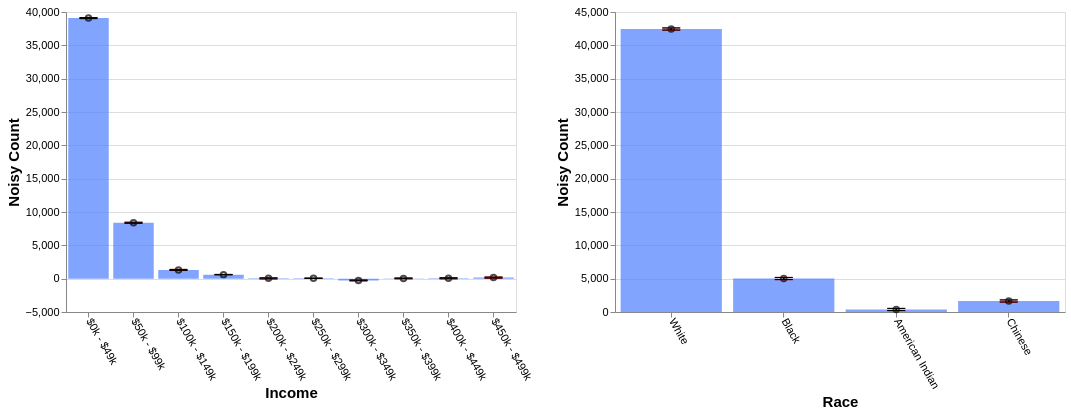

Vega-Lite specification stored for this chart:
### Vega-Lite specification from a JSON file in a GitHub repository (floating-point values rounded to 4 significant figures)
{"config": {"view": {"continuousWidth": 400, "continuousHeight": 300}, "axis": {"labelFontSize": 11, "titleFontSize": 15}, "axisBottom": {"labelAngle": 60}}, "hconcat": [{"layer": [{"mark": "bar", "encoding": {"color": {"value": "transparent"}, "tooltip": [{"aggregate": "sum", "field": "noisy_count", "title": "noisy count", "type": "quantitative"}, {"aggregate": "sum", "field": "noisy_count_prev", "title": "prev count", "type": "quantitative"}, {"aggregate": "sum", "field": "error", "title": "current error", "type": "quantitative"}, {"aggregate": "sum", "field": "error_prev", "title": "prev error", "type": "quantitative"}], "x": {"field": "income", "sort": null, "title": "Income", "type": "ordinal"}}, "height": 300, "selection": {"selector669": {"type": "interval", "encodings": ["x"]}}, "transform": [{"filter": {"selection": "selector670"}}], "width": 450}, {"mark": {"type": "bar", "color": "gray", "opacity": 0}, "encoding": {"x": {"field": "income", "sort": null, "title": "Income", "type": "ordinal"}, "y": {"aggregate": "sum", "field": "noisy_count_prev", "type": "quantitative"}}, "transform": [{"filter": {"selection": "selector670"}}]}, {"mark": {"type": "bar", "color": "#4C7FFF", "opacity": 0.7}, "encoding": {"x": {"field": "income", "sort": null, "title": "Income", "type": "ordinal"}, "y": {"aggregate": "sum", "field": "noisy_count", "type": "quantitative"}}, "transform": [{"filter": {"selection": "selector670"}}]}, {"mark": {"type": "point", "color": "black", "opacity": 0.7}, "encoding": {"x": {"field": "income", "sort": null, "title": "Income", "type": "ordinal"}, "y": {"aggregate": "sum", "field": "noisy_count", "title": "Noisy Count", "type": "quantitative"}}, "transform": [{"filter": {"selection": "selector670"}}]}, {"mark": {"type": "rule", "color": "#B6B6B6", "size": 2, "strokeDash": [3, 3]}, "encoding": {"x": {"field": "income", "sort": null, "title": "Income", "type": "ordinal"}, "y": {"aggregate": "sum", "field": "plus_error_prev_income", "title": "", "type": "quantitative"}, "y2": {"aggregate": "sum", "field": "minus_error_prev_income", "title": ""}}, "transform": [{"filter": {"selection": "selector670"}}]}, {"mark": {"type": "tick", "color": "#B90000", "size": 0, "strokeDash": [1, 1]}, "encoding": {"x": {"field": "income", "sort": null, "title": "Income", "type": "ordinal"}, "y": {"aggregate": "sum", "field": "plus_error_prev_income", "type": "quantitative"}}, "transform": [{"filter": {"selection": "selector670"}}]}, {"mark": {"type": "tick", "color": "#B90000", "size": 0, "strokeDash": [3, 1]}, "encoding": {"x": {"field": "income", "sort": null, "title": "Income", "type": "ordinal"}, "y": {"aggregate": "sum", "field": "minus_error_prev_income", "type": "quantitative"}}, "transform": [{"filter": {"selection": "selector670"}}]}, {"mark": {"type": "rule", "color": "black", "size": 2}, "encoding": {"x": {"field": "income", "sort": null, "title": "Income", "type": "ordinal"}, "y": {"aggregate": "sum", "field": "plus_error", "title": "", "type": "quantitative"}, "y2": {"aggregate": "sum", "field": "minus_error", "title": ""}}, "transform": [{"filter": {"selection": "selector670"}}]}, {"mark": {"type": "tick", "color": "black", "width": 0}, "encoding": {"x": {"field": "income", "sort": null, "title": "Income", "type": "ordinal"}, "y": {"aggregate": "sum", "field": "plus_error", "type": "quantitative"}}, "transform": [{"filter": {"selection": "selector670"}}]}, {"mark": {"type": "tick", "color": "black", "width": 0}, "encoding": {"x": {"field": "income", "sort": null, "title": "Income", "type": "ordinal"}, "y": {"aggregate": "sum", "field": "minus_error", "type": "quantitative"}}, "transform": [{"filter": {"selection": "selector670"}}]}]}, {"layer": [{"mark": "bar", "encoding": {"color": {"value": "transparent"}, "tooltip": [{"aggregate": "sum", "field": "noisy_count", "title": "noisy count", "type": "quantitative"}, {"aggregate": "sum", "field": "noisy_count_prev", "title": "prev count", "type": "quantitative"}, {"aggregate": "sum", "field": "error", "title": "current error", "type": "quantitative"}, {"aggregate": "sum", "field": "error_prev", "title": "prev error", "type": "quantitative"}], "x": {"field": "race", "sort": null, "title": "Race", "type": "ordinal"}}, "height": 300, "selection": {"selector670": {"type": "interval", "encodings": ["x"]}}, "transform": [{"filter": {"selection": "selector669"}}], "width": 450}, {"mark": {"type": "bar", "color": "gray", "opacity": 0}, "encoding": {"x": {"field": "race", "sort": null, "title": "Race", "type": "ordinal"}, "y": {"aggregate": "sum", "field": "noisy_count_prev", "type": "quantitative"}}, "transform": [{"filter": {"selection": "selector669"}}]}, {"mark": {"type": "bar", "color": "#4C7FFF", "opacity": 0.7}, "encoding": {"x": {"field": "race", "sort": null, "title": "Race", "type": "ordinal"}, "y": {"aggregate": "sum", "field": "noisy_count", "type": "quantitative"}}, "transform": [{"filter": {"selection": "selector669"}}]}, {"mark": {"type": "point", "color": "black", "opacity": 0.7}, "encoding": {"x": {"field": "race", "sort": null, "title": "Race", "type": "ordinal"}, "y": {"aggregate": "sum", "field": "noisy_count", "title": "Noisy Count", "type": "quantitative"}}, "transform": [{"filter": {"selection": "selector669"}}]}, {"mark": {"type": "rule", "color": "#B6B6B6", "size": 2, "strokeDash": [3, 3]}, "encoding": {"x": {"field": "race", "sort": null, "title": "Race", "type": "ordinal"}, "y": {"aggregate": "sum", "field": "plus_error_prev_race", "title": "", "type": "quantitative"}, "y2": {"aggregate": "sum", "field": "minus_error_prev_race", "title": ""}}, "transform": [{"filter": {"selection": "selector669"}}]}, {"mark": {"type": "tick", "color": "#B90000", "size": 0, "strokeDash": [1, 1]}, "encoding": {"x": {"field": "race", "sort": null, "title": "Race", "type": "ordinal"}, "y": {"aggregate": "sum", "field": "plus_error_prev_race", "type": "quantitative"}}, "transform": [{"filter": {"selection": "selector669"}}]}, {"mark": {"type": "tick", "color": "#B90000", "size": 0, "strokeDash": [3, 1]}, "encoding": {"x": {"field": "race", "sort": null, "title": "Race", "type": "ordinal"}, "y": {"aggregate": "sum", "field": "minus_error_prev_race", "type": "quantitative"}}, "transform": [{"filter": {"selection": "selector669"}}]}, {"mark": {"type": "rule", "color": "black", "size": 2}, "encoding": {"x": {"field": "race", "sort": null, "title": "Race", "type": "ordinal"}, "y": {"aggregate": "sum", "field": "plus_error", "title": "", "type": "quantitative"}, "y2": {"aggregate": "sum", "field": "minus_error", "title": ""}}, "transform": [{"filter": {"selection": "selector669"}}]}, {"mark": {"type": "tick", "color": "black", "width": 0}, "encoding": {"x": {"field": "race", "sort": null, "title": "Race", "type": "ordinal"}, "y": {"aggregate": "sum", "field": "plus_error", "type": "quantitative"}}, "transform": [{"filter": {"selection": "selector669"}}]}, {"mark": {"type": "tick", "color": "black", "width": 0}, "encoding": {"x": {"field": "race", "sort": null, "title": "Race", "type": "ordinal"}, "y": {"aggregate": "sum", "field": "minus_error", "type": "quantitative"}}, "transform": [{"filter": {"selection": "selector669"}}]}]}], "data": {"name": "data-8afda71a85e51496664e98cdb96763f9"}, "$schema": "https://vega.github.io/schema/vega-lite/v4.17.0.json", "datasets": {"data-8afda71a85e51496664e98cdb96763f9": [{"income": "$0k - $49k", "race": "White", "noisy_count": 33190.0, "true_count": 33160.0, "plus_error": 33210.0, "minus_error": 33170.0, "error": 17.9, "noisy_count_prev": 33190.0, "true_count_prev": 33160.0, "plus_error_prev": 33210.0, "minus_error_prev": 33170.0, "error_prev": 22.4, "plus_error_prev_income": 33210.0, "minus_error_prev_income": 33170.0, "plus_error_prev_race": 33210.0, "minus_error_prev_race": 33170.0}, {"income": "$0k - $49k", "race": "Black", "noisy_count": 4247.0, "true_count": 4314.0, "plus_error": 4265.0, "minus_error": 4229.0, "error": 17.9, "noisy_count_prev": 4246.0, "true_count_prev": 4314.0, "plus_error_prev": 4268.0, "minus_error_prev": 4223.0, "error_prev": 22.4, "plus_error_prev_income": 4272.0, "minus_error_prev_income": 4227.0, "plus_error_prev_race": 4269.0, "minus_error_prev_race": 4224.0}, {"income": "$0k - $49k", "race": "American Indian", "noisy_count": 549.0, "true_count": 489.0, "plus_error": 566.9, "minus_error": 531.1, "error": 17.9, "noisy_count_prev": 541.8, "true_count_prev": 489.0, "plus_error_prev": 564.1, "minus_error_prev": 519.4, "error_prev": 22.4, "plus_error_prev_income": 568.4, "minus_error_prev_income": 523.7, "plus_error_prev_race": 561.8, "minus_error_prev_race": 517.1}, {"income": "$0k - $49k", "race": "Chinese", "noisy_count": 1099.0, "true_count": 992.0, "plus_error": 1117.0, "minus_error": 1081.0, "error": 17.9, "noisy_count_prev": 1096.0, "true_count_prev": 992.0, "plus_error_prev": 1118.0, "minus_error_prev": 1073.0, "error_prev": 22.4, "plus_error_prev_income": 1122.0, "minus_error_prev_income": 1077.0, "plus_error_prev_race": 1119.0, "minus_error_prev_race": 1074.0}, {"income": "$50k - $99k", "race": "White", "noisy_count": 7489.0, "true_count": 7572.0, "plus_error": 7507.0, "minus_error": 7472.0, "error": 17.9, "noisy_count_prev": 7491.0, "true_count_prev": 7572.0, "plus_error_prev": 7513.0, "minus_error_prev": 7469.0, "error_prev": 22.4, "plus_error_prev_income": 7511.0, "minus_error_prev_income": 7466.0, "plus_error_prev_race": 7516.0, "minus_error_prev_race": 7471.0}, {"income": "$50k - $99k", "race": "Black", "noisy_count": 550.0, "true_count": 547.0, "plus_error": 567.9, "minus_error": 532.1, "error": 17.9, "noisy_count_prev": 552.9, "true_count_prev": 547.0, "plus_error_prev": 575.3, "minus_error_prev": 530.6, "error_prev": 22.4, "plus_error_prev_income": 572.4, "minus_error_prev_income": 527.7, "plus_error_prev_race": 576.3, "minus_error_prev_race": 531.6}, {"income": "$50k - $99k", "race": "American Indian", "noisy_count": 33.2, "true_count": 64.0, "plus_error": 51.1, "minus_error": 15.3, "error": 17.9, "noisy_count_prev": 49.6, "true_count_prev": 64.0, "plus_error_prev": 72.0, "minus_error_prev": 27.2, "error_prev": 22.4, "plus_error_prev_income": 69.15, "minus_error_prev_income": 24.35, "plus_error_prev_race": 69.72, "minus_error_prev_race": 24.92}, {"income": "$50k - $99k", "race": "Chinese", "noisy_count": 309.7, "true_count": 344.0, "plus_error": 327.6, "minus_error": 291.8, "error": 17.9, "noisy_count_prev": 300.2, "true_count_prev": 344.0, "plus_error_prev": 322.6, "minus_error_prev": 277.9, "error_prev": 22.4, "plus_error_prev_income": 319.7, "minus_error_prev_income": 275.0, "plus_error_prev_race": 323.6, "minus_error_prev_race": 278.9}, {"income": "$100k - $149k", "race": "White", "noisy_count": 1062.0, "true_count": 1036.0, "plus_error": 1079.0, "minus_error": 1044.0, "error": 17.9, "noisy_count_prev": 1050.0, "true_count_prev": 1036.0, "plus_error_prev": 1072.0, "minus_error_prev": 1027.0, "error_prev": 22.4, "plus_error_prev_income": 1075.0, "minus_error_prev_income": 1030.0, "plus_error_prev_race": 1074.0, "minus_error_prev_race": 1029.0}, {"income": "$100k - $149k", "race": "Black", "noisy_count": 15.9, "true_count": 45.0, "plus_error": 33.8, "minus_error": -2.0, "error": 17.9, "noisy_count_prev": 23.5, "true_count_prev": 45.0, "plus_error_prev": 45.8, "minus_error_prev": 1.1, "error_prev": 22.4, "plus_error_prev_income": 48.55, "minus_error_prev_income": 3.85, "plus_error_prev_race": 46.8, "minus_error_prev_race": 2.1}, {"income": "$100k - $149k", "race": "American Indian", "noisy_count": 83.5, "true_count": 4.0, "plus_error": 101.3, "minus_error": 65.6, "error": 17.9, "noisy_count_prev": 82.6, "true_count_prev": 4.0, "plus_error_prev": 104.9, "minus_error_prev": 60.2, "error_prev": 22.4, "plus_error_prev_income": 107.7, "minus_error_prev_income": 62.95, "plus_error_prev_race": 102.6, "minus_error_prev_race": 57.92}, {"income": "$100k - $149k", "race": "Chinese", "noisy_count": 148.3, "true_count": 64.0, "plus_error": 166.2, "minus_error": 130.4, "error": 17.9, "noisy_count_prev": 142.6, "true_count_prev": 64.0, "plus_error_prev": 164.9, "minus_error_prev": 120.2, "error_prev": 22.4, "plus_error_prev_income": 167.7, "minus_error_prev_income": 123.0, "plus_error_prev_race": 165.9, "minus_error_prev_race": 121.2}, {"income": "$150k - $199k", "race": "White", "noisy_count": 576.7, "true_count": 559.0, "plus_error": 583.6, "minus_error": 569.8, "error": 6.9, "noisy_count_prev": 578.7, "true_count_prev": 559.0, "plus_error_prev": 587.6, "minus_error_prev": 569.8, "error_prev": 8.9, "plus_error_prev_income": 587.4, "minus_error_prev_income": 569.6, "plus_error_prev_race": 589.9, "minus_error_prev_race": 572.1}, {"income": "$150k - $199k", "race": "Black", "noisy_count": -0.3, "true_count": 15.0, "plus_error": 6.6, "minus_error": -7.1, "error": 6.9, "noisy_count_prev": 0.5, "true_count_prev": 15.0, "plus_error_prev": 9.4, "minus_error_prev": -8.4, "error_prev": 8.9, "plus_error_prev_income": 9.175, "minus_error_prev_income": -8.625, "plus_error_prev_race": 10.4, "minus_error_prev_race": -7.4}, {"income": "$150k - $199k", "race": "American Indian", "noisy_count": -10.3, "true_count": 1.0, "plus_error": -3.5, "minus_error": -17.2, "error": 6.9, "noisy_count_prev": -11.4, "true_count_prev": 1.0, "plus_error_prev": -2.5, "minus_error_prev": -20.3, "error_prev": 8.9, "plus_error_prev_income": -2.725, "minus_error_prev_income": -20.52, "plus_error_prev_race": -4.78, "minus_error_prev_race": -22.58}, {"income": "$150k - $199k", "race": "Chinese", "noisy_count": 40.0, "true_count": 34.0, "plus_error": 46.9, "minus_error": 33.1, "error": 6.9, "noisy_count_prev": 39.2, "true_count_prev": 34.0, "plus_error_prev": 48.1, "minus_error_prev": 30.2, "error_prev": 8.9, "plus_error_prev_income": 47.88, "minus_error_prev_income": 29.98, "plus_error_prev_race": 49.12, "minus_error_prev_race": 31.22}, {"income": "$200k - $249k", "race": "White", "noisy_count": 176.3, "true_count": 122.0, "plus_error": 194.2, "minus_error": 158.5, "error": 17.9, "noisy_count_prev": 164.5, "true_count_prev": 122.0, "plus_error_prev": 186.9, "minus_error_prev": 142.2, "error_prev": 22.4, "plus_error_prev_income": 188.9, "minus_error_prev_income": 144.2, "plus_error_prev_race": 189.2, "minus_error_prev_race": 144.5}, {"income": "$200k - $249k", "race": "Black", "noisy_count": -44.3, "true_count": 7.0, "plus_error": -26.4, "minus_error": -62.2, "error": 17.9, "noisy_count_prev": -52.4, "true_count_prev": 7.0, "plus_error_prev": -30.0, "minus_error_prev": -74.8, "error_prev": 22.4, "plus_error_prev_income": -28.0, "minus_error_prev_income": -72.8, "plus_error_prev_race": -29.0, "minus_error_prev_race": -73.8}, {"income": "$200k - $249k", "race": "American Indian", "noisy_count": -33.0, "true_count": 3.0, "plus_error": -15.1, "minus_error": -50.9, "error": 17.9, "noisy_count_prev": -28.5, "true_count_prev": 3.0, "plus_error_prev": -6.1, "minus_error_prev": -50.9, "error_prev": 22.4, "plus_error_prev_income": -4.1, "minus_error_prev_income": -48.9, "plus_error_prev_race": -8.38, "minus_error_prev_race": -53.18}, {"income": "$200k - $249k", "race": "Chinese", "noisy_count": -52.6, "true_count": 5.0, "plus_error": -34.7, "minus_error": -70.5, "error": 17.9, "noisy_count_prev": -45.2, "true_count_prev": 5.0, "plus_error_prev": -22.8, "minus_error_prev": -67.5, "error_prev": 22.4, "plus_error_prev_income": -20.8, "minus_error_prev_income": -65.5, "plus_error_prev_race": -21.78, "minus_error_prev_race": -66.48}, {"income": "$250k - $299k", "race": "White", "noisy_count": 63.5, "true_count": 43.0, "plus_error": 70.3, "minus_error": 56.6, "error": 6.8, "noisy_count_prev": 58.5, "true_count_prev": 43.0, "plus_error_prev": 67.3, "minus_error_prev": 49.6, "error_prev": 8.8, "plus_error_prev_income": 66.78, "minus_error_prev_income": 49.08, "plus_error_prev_race": 69.59, "minus_error_prev_race": 51.89}, {"income": "$250k - $299k", "race": "Black", "noisy_count": 26.1, "true_count": 0.0, "plus_error": 33.0, "minus_error": 19.3, "error": 6.8, "noisy_count_prev": 24.6, "true_count_prev": 0.0, "plus_error_prev": 33.5, "minus_error_prev": 15.8, "error_prev": 8.8, "plus_error_prev_income": 32.98, "minus_error_prev_income": 15.28, "plus_error_prev_race": 34.5, "minus_error_prev_race": 16.8}, {"income": "$250k - $299k", "race": "American Indian", "noisy_count": -26.4, "true_count": 0.0, "plus_error": -19.6, "minus_error": -33.2, "error": 6.8, "noisy_count_prev": -20.0, "true_count_prev": 0.0, "plus_error_prev": -11.1, "minus_error_prev": -28.8, "error_prev": 8.8, "plus_error_prev_income": -11.62, "minus_error_prev_income": -29.32, "plus_error_prev_race": -13.38, "minus_error_prev_race": -31.08}, {"income": "$250k - $299k", "race": "Chinese", "noisy_count": -4.9, "true_count": 3.0, "plus_error": 1.9, "minus_error": -11.7, "error": 6.8, "noisy_count_prev": -2.7, "true_count_prev": 3.0, "plus_error_prev": 6.2, "minus_error_prev": -11.5, "error_prev": 8.8, "plus_error_prev_income": 5.675, "minus_error_prev_income": -12.02, "plus_error_prev_race": 7.22, "minus_error_prev_race": -10.48}, {"income": "$300k - $349k", "race": "White", "noisy_count": -18.6, "true_count": 11.0, "plus_error": -5.0, "minus_error": -32.2, "error": 13.6, "noisy_count_prev": -16.3, "true_count_prev": 11.0, "plus_error_prev": -0.4, "minus_error_prev": -32.3, "error_prev": 16.0, "plus_error_prev_income": -5.025, "minus_error_prev_income": -36.92, "plus_error_prev_race": 1.89, "minus_error_prev_race": -30.01}, {"income": "$300k - $349k", "race": "Black", "noisy_count": -57.2, "true_count": 1.0, "plus_error": -43.6, "minus_error": -70.8, "error": 13.6, "noisy_count_prev": -55.1, "true_count_prev": 1.0, "plus_error_prev": -39.1, "minus_error_prev": -71.1, "error_prev": 16.0, "plus_error_prev_income": -43.73, "minus_error_prev_income": -75.72, "plus_error_prev_race": -38.1, "minus_error_prev_race": -70.1}, {"income": "$300k - $349k", "race": "American Indian", "noisy_count": -112.8, "true_count": 0.0, "plus_error": -99.2, "minus_error": -126.4, "error": 13.6, "noisy_count_prev": -100.4, "true_count_prev": 0.0, "plus_error_prev": -84.4, "minus_error_prev": -116.4, "error_prev": 16.0, "plus_error_prev_income": -89.03, "minus_error_prev_income": -121.0, "plus_error_prev_race": -86.68, "minus_error_prev_race": -118.7}, {"income": "$300k - $349k", "race": "Chinese", "noisy_count": -76.4, "true_count": 0.0, "plus_error": -62.8, "minus_error": -89.9, "error": 13.6, "noisy_count_prev": -74.7, "true_count_prev": 0.0, "plus_error_prev": -58.7, "minus_error_prev": -90.7, "error_prev": 16.0, "plus_error_prev_income": -63.33, "minus_error_prev_income": -95.33, "plus_error_prev_race": -57.68, "minus_error_prev_race": -89.68}, {"income": "$350k - $399k", "race": "White", "noisy_count": 46.3, "true_count": 2.0, "plus_error": 59.1, "minus_error": 33.4, "error": 12.8, "noisy_count_prev": 45.4, "true_count_prev": 2.0, "plus_error_prev": 60.3, "minus_error_prev": 30.4, "error_prev": 15.0, "plus_error_prev_income": 61.95, "minus_error_prev_income": 32.05, "plus_error_prev_race": 62.59, "minus_error_prev_race": 32.69}, {"income": "$350k - $399k", "race": "Black", "noisy_count": -2.2, "true_count": 0.0, "plus_error": 10.7, "minus_error": -15.0, "error": 12.8, "noisy_count_prev": -2.1, "true_count_prev": 0.0, "plus_error_prev": 12.8, "minus_error_prev": -17.1, "error_prev": 15.0, "plus_error_prev_income": 14.45, "minus_error_prev_income": -15.45, "plus_error_prev_race": 13.8, "minus_error_prev_race": -16.1}, {"income": "$350k - $399k", "race": "American Indian", "noisy_count": -9.4, "true_count": 0.0, "plus_error": 3.4, "minus_error": -22.2, "error": 12.8, "noisy_count_prev": -17.0, "true_count_prev": 0.0, "plus_error_prev": -2.0, "minus_error_prev": -31.9, "error_prev": 15.0, "plus_error_prev_income": -0.35, "minus_error_prev_income": -30.25, "plus_error_prev_race": -4.28, "minus_error_prev_race": -34.18}, {"income": "$350k - $399k", "race": "Chinese", "noisy_count": 7.3, "true_count": 0.0, "plus_error": 20.1, "minus_error": -5.6, "error": 12.8, "noisy_count_prev": 9.1, "true_count_prev": 0.0, "plus_error_prev": 24.1, "minus_error_prev": -5.9, "error_prev": 15.0, "plus_error_prev_income": 25.75, "minus_error_prev_income": -4.25, "plus_error_prev_race": 25.12, "minus_error_prev_race": -4.88}, {"income": "$400k - $449k", "race": "White", "noisy_count": -40.3, "true_count": 2.0, "plus_error": -22.4, "minus_error": -58.2, "error": 17.9, "noisy_count_prev": -35.4, "true_count_prev": 2.0, "plus_error_prev": -13.0, "minus_error_prev": -57.7, "error_prev": 22.4, "plus_error_prev_income": -13.45, "minus_error_prev_income": -58.15, "plus_error_prev_race": -10.71, "minus_error_prev_race": -55.41}, {"income": "$400k - $449k", "race": "Black", "noisy_count": 164.1, "true_count": 0.0, "plus_error": 182.0, "minus_error": 146.2, "error": 17.9, "noisy_count_prev": 153.0, "true_count_prev": 0.0, "plus_error_prev": 175.4, "minus_error_prev": 130.7, "error_prev": 22.4, "plus_error_prev_income": 175.0, "minus_error_prev_income": 130.2, "plus_error_prev_race": 176.4, "minus_error_prev_race": 131.7}, {"income": "$400k - $449k", "race": "American Indian", "noisy_count": -91.3, "true_count": 0.0, "plus_error": -73.4, "minus_error": -109.2, "error": 17.9, "noisy_count_prev": -83.3, "true_count_prev": 0.0, "plus_error_prev": -60.9, "minus_error_prev": -105.7, "error_prev": 22.4, "plus_error_prev_income": -61.35, "minus_error_prev_income": -106.2, "plus_error_prev_race": -63.18, "minus_error_prev_race": -108.0}, {"income": "$400k - $449k", "race": "Chinese", "noisy_count": 27.4, "true_count": 0.0, "plus_error": 45.3, "minus_error": 9.5, "error": 17.9, "noisy_count_prev": 27.4, "true_count_prev": 0.0, "plus_error_prev": 49.7, "minus_error_prev": 5.0, "error_prev": 22.4, "plus_error_prev_income": 49.25, "minus_error_prev_income": 4.55, "plus_error_prev_race": 50.72, "minus_error_prev_race": 6.02}, {"income": "$450k - $499k", "race": "White", "noisy_count": -100.0, "true_count": 1.0, "plus_error": -82.1, "minus_error": -117.9, "error": 17.9, "noisy_count_prev": -99.3, "true_count_prev": 1.0, "plus_error_prev": -76.9, "minus_error_prev": -121.6, "error_prev": 22.4, "plus_error_prev_income": -73.83, "minus_error_prev_income": -118.5, "plus_error_prev_race": -74.61, "minus_error_prev_race": -119.3}, {"income": "$450k - $499k", "race": "Black", "noisy_count": 119.6, "true_count": 0.0, "plus_error": 137.5, "minus_error": 101.7, "error": 17.9, "noisy_count_prev": 118.5, "true_count_prev": 0.0, "plus_error_prev": 140.8, "minus_error_prev": 96.1, "error_prev": 22.4, "plus_error_prev_income": 143.9, "minus_error_prev_income": 99.17, "plus_error_prev_race": 141.8, "minus_error_prev_race": 97.1}, {"income": "$450k - $499k", "race": "American Indian", "noisy_count": -8.9, "true_count": 0.0, "plus_error": 9.0, "minus_error": -26.8, "error": 17.9, "noisy_count_prev": -17.0, "true_count_prev": 0.0, "plus_error_prev": 5.4, "minus_error_prev": -39.3, "error_prev": 22.4, "plus_error_prev_income": 8.475, "minus_error_prev_income": -36.23, "plus_error_prev_race": 3.12, "minus_error_prev_race": -41.58}, {"income": "$450k - $499k", "race": "Chinese", "noisy_count": 152.1, "true_count": 0.0, "plus_error": 170.0, "minus_error": 134.2, "error": 17.9, "noisy_count_prev": 148.3, "true_count_prev": 0.0, "plus_error_prev": 170.7, "minus_error_prev": 126.0, "error_prev": 22.4, "plus_error_prev_income": 173.8, "minus_error_prev_income": 129.1, "plus_error_prev_race": 171.7, "minus_error_prev_race": 127.0}]}}
